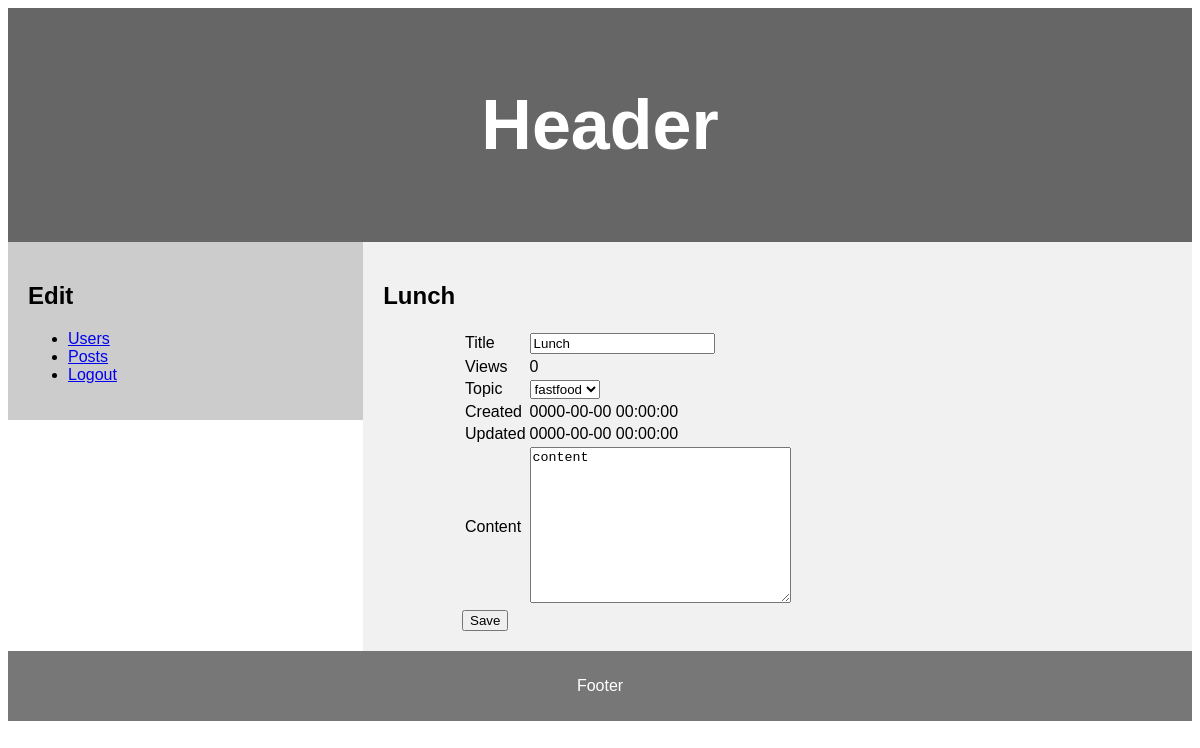
Page /admin/edit_post.php?pid=2 on the committed database.
### tables this page shows
CREATE TABLE `posts`(
	`id` INT(11) NOT NULL AUTO_INCREMENT PRIMARY KEY,
	`uid` INTEGER NOT NULL,
	`tid` INTEGER NOT NULL,
	`title` VARCHAR(255) NOT NULL,
	`views` INT(11) NOT NULL DEFAULT '0',
	`content` TEXT NOT NULL,
	`created_at` TIMESTAMP NOT NULL DEFAULT CURRENT_TIMESTAMP ON UPDATE CURRENT_TIMESTAMP,
	`updated_at` TIMESTAMP NOT NULL DEFAULT '0000-00-00 00:00:00',
	FOREIGN KEY (`uid`) REFERENCES `users`(`id`)
		ON DELETE CASCADE
		ON UPDATE RESTRICT,
	FOREIGN KEY (`tid`) REFERENCES `topics`(`id`)
		ON DELETE CASCADE
		ON UPDATE RESTRICT
);

CREATE TABLE `topics` (
	`id` INT(11) NOT NULL AUTO_INCREMENT PRIMARY KEY,
	`topic` VARCHAR(255) NOT NULL
);

### DB/admin_functions.php (called while the page is built, shortened)
<?php
function getTopicById($tid)
{
    global $conn;
    $query = "SELECT * FROM topics WHERE id='$tid'";
    $result = mysqli_query($conn, $query);
    $topic = mysqli_fetch_assoc($result);
    return $topic;
}
function getPostById($pid)
{
    global $conn;
    $query = "SELECT * FROM posts WHERE id='$pid'";
    $result = mysqli_query($conn, $query);
    $post = mysqli_fetch_assoc($result);
    return $post;
}

### admin/edit_post.php (the view, shortened to what this page needs)
<?php require_once("../config.php"); ?>
<?php require_once(DB_PATH . "admin_functions.php"); ?>
<?php require_once(ROOT_PATH . "/includes/header.php"); ?>
<section>
    <?php include("includes/navbar.php"); ?>
    <article>
        <?php $post = getPostById($_GET['pid']); ?>
        <h2><?php echo $post["title"]; ?></h2>
        <form action="edit_post.php" method="post">
            <div style="width:80%; margin:0px auto;">
                <table>
                    <tr>
                        <td>Title</td>
                        <td><input type="text" name="title" value="<?php echo $post['title'] ?>"></td>
                    </tr>
                    <tr>
                        <td>Views</td>
                        <td><?php echo $post['views'] ?></td>
                    </tr>
                    <tr>
                        <td>Topic</td>
                        <td><select name="topic">
                                <option value="<?php echo $post['tid'] ?>" selected disabled>
                                    <?php echo getTopicById($post['tid'])['topic'] ?></option>
                            </select></td>
                    </tr>
                    <tr>
                        <td>Created</td>
                        <td><?php echo $post['created_at'] ?></td>
                    </tr>
                    <tr>
                        <td>Updated</td>
                        <td><?php echo $post['updated_at'] ?></td>
                    </tr>
                    <tr>
                        <td>Content</td>
                        <td><textarea name="content" cols="30" rows="10"><?php echo $post['content'] ?></textarea></td>
                    </tr>
                </table>
                <button type="submit" name="edit_post_btn">Save</button>
            </div>
        </form>
    </article>
</section>
<?php require_once(ROOT_PATH . "/includes/footer.php"); ?>

### includes/header.php (style rules this page uses)
* { box-sizing: border-box; }
body { font-family: Arial, Helvetica, sans-serif; }
article { float: left; padding: 20px; width: 70%; background-color: #f1f1f1; }
section:after { content: ""; display: table; clear: both; }

### rows in the picture
posts: title "Lunch", views "0", topic "fastfood", created_at "0000-00-00 00:00:00", updated_at "0000-00-00 00:00:00", content "content"
